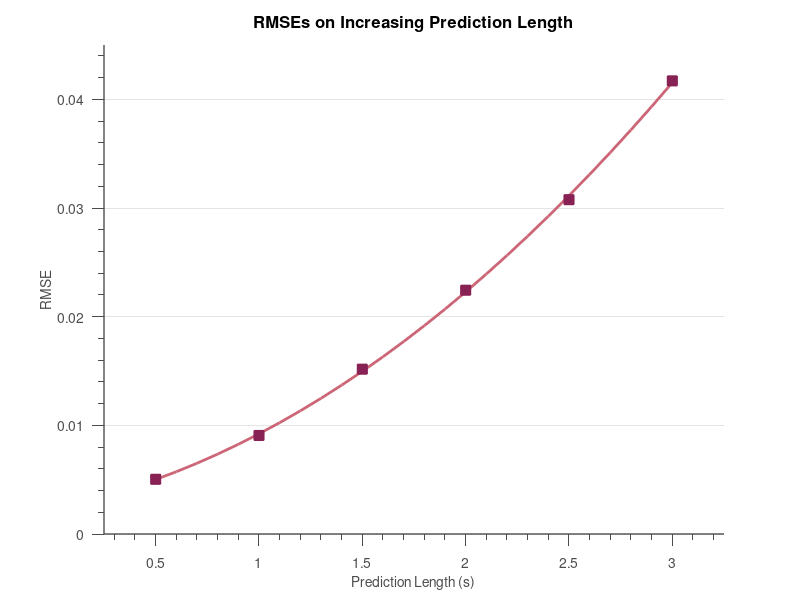

Write the MATLAB code that produced this figure.
% Plot results from k_length study

sfs = 1:6;
lookahead_times = sfs*0.5;

losses = [.0134, .0132, .0120; ...
    .0412, .0410, .0421; ...
    .1151, .1138, .1192; ...
    .2505, .2644, .2513; ...
    .5075, .4675, .4689; ...
    .8876, .8682, .8920]*10^(-3);

loss_avgs = mean(losses, 2)
loss_stdevs = std(losses, 0, 2);

% Last one is for sf = 6

RMSES = [.0051, .0051, .0049; ...
    .0091, .0090, .0091; ...
    .0151, .0150, .0154; ...
    .0223, .0227, .0223; ...
    .0316, .0304, .0303; ...
    .0418, .0414, .0419];

% last one is for sf = 6

rmse_avgs = mean(RMSES, 2)
rmse_stdevs = std(RMSES, 0, 2)

p = polyfit(lookahead_times, rmse_avgs, 2);
y_fit = polyval(p, [0.5:.1:3]);

close all

% f1 = figure('DefaultTextFontName', 'Helvetica');
f1 = figure
hold on
% line_thru = line(lookahead_times, rmse_avgs) %, '-d', 'Color', '#0072B2', 'LineWidth', 1.5)
fit_line = line([0.5:.1:3], y_fit);
er_bars = plot(lookahead_times,rmse_avgs');
my_xlab = xlabel('Prediction Length (s)');
my_ylab = ylabel('RMSE');
my_title = title('RMSEs on Increasing Prediction Length');
xlim([0.25, 3.25])
ylim([0, .045])

% Fancying it up
% set(line_thru, ...
%     'Color', '#0072B2', ...
%     'LineWidth', 2);
set(fit_line, ...
    'Color', '#CC6677', ...
    'LineWidth', 2);
set(er_bars, ...
    'LineStyle', 'none', ...
    'Marker', 's', ...
    'Color', [.3 .3 .3], ...
    'LineWidth', 1, ...
    'MarkerSize', 7, ...
    'MarkerEdgeColor', '#882255', ...
    'MarkerFaceColor', '#882255');


% set( gca                       , ...
%     'FontName'   , 'Helvetica' );
% set([my_title, my_xlab, my_ylab], ...
%     'FontName'   , 'AvantGarde');
set( my_title                    , ...
    'FontSize'   , 12          , ...
    'FontWeight' , 'bold'      );
set([my_xlab, my_ylab]  , ...
    'FontSize'   , 10          );
set(gca, ...
  'Box'         , 'off'     , ...
  'TickDir'     , 'out'     , ...
  'TickLength'  , [.02 .02] , ...
  'XMinorTick'  , 'on'      , ...
  'YMinorTick'  , 'on'      , ...
  'YGrid'       , 'on'      , ...
  'XGrid'       , 'off'     , ...
  'XColor'      , [.3 .3 .3], ...
  'YColor'      , [.3 .3 .3], ...
  'YTick'       , 0:.01:.05, ...
  'LineWidth'   , 1         );